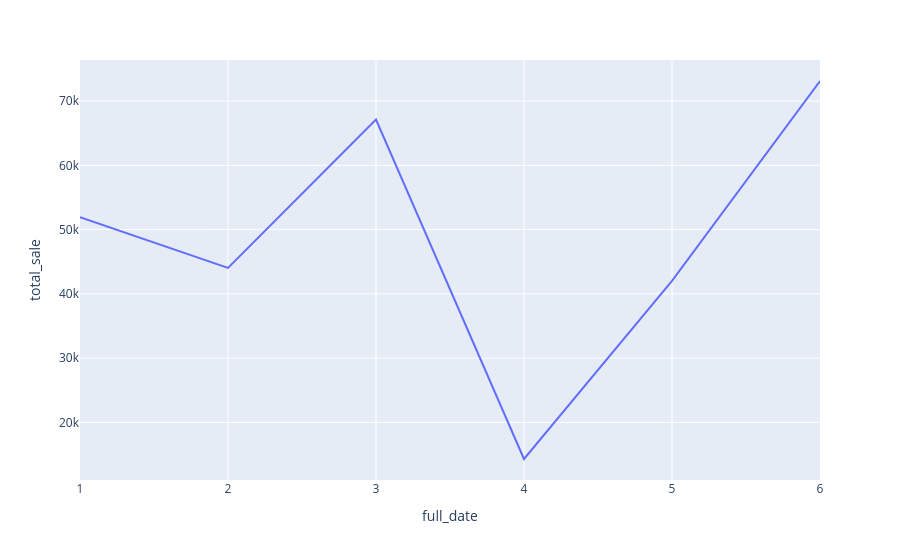

Notebook code cell kept with this figure:
### Code cell
px.line(day_sale,x='full_date',y='total_sale')

### Figure 1 — Plotly figure (JSON) as saved in the notebook; plotly's stock layout.template omitted (floating-point values rounded to 4 significant figures)
{"data": [{"hovertemplate": "full_date=%{x}<br>total_sale=%{y}<extra></extra>", "legendgroup": "", "line": {"color": "#636efa", "dash": "solid"}, "marker": {"symbol": "circle"}, "mode": "lines", "name": "", "orientation": "v", "showlegend": false, "type": "scatter", "x": [1, 2, 3, 4, 5, 6], "xaxis": "x", "y": [51950.0, 44040.0, 67130.0, 14310.0, 42020.0, 73130.0], "yaxis": "y"}], "layout": {"legend": {"tracegroupgap": 0}, "margin": {"t": 60}, "xaxis": {"anchor": "y", "domain": [0, 1], "title": {"text": "full_date"}}, "yaxis": {"anchor": "x", "domain": [0, 1], "title": {"text": "total_sale"}}}}
